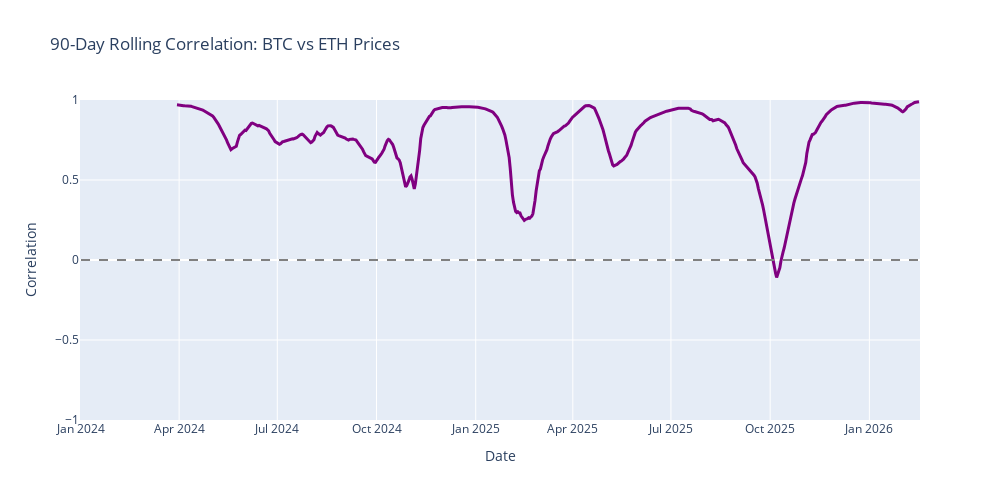

Write notebook code for a chart like this one.
### Markdown cell above
- Chart 3: BTC-ETH Correlation (90-day Rolling)

### Code cell
fig3 = px.line(df, x=df.index, y='btc_eth_price_corr_90d',
               title='90-Day Rolling Correlation: BTC vs ETH Prices',
               labels={'btc_eth_price_corr_90d': 'Correlation', 'date': 'Date'})

fig3.update_traces(line=dict(color='purple', width=3))
fig3.update_layout(yaxis_range=[-1,1], height=500, width=1000,
                   shapes=[dict(type='line', x0=df.index.min(), x1=df.index.max(), y0=0, y1=0,
                               line=dict(color='gray', dash='dash'))])

fig3.show()
fig3.write_html("correlation_interactive.html")

### Figure 1 — Plotly figure (JSON) as saved in the notebook; plotly's stock layout.template omitted (floating-point values rounded to 4 significant figures; data arrays with more than 128 entries replaced by an {"elided": "..."} marker saying what was removed)
{"data": [{"hovertemplate": "Date=%{x}<br>Correlation=%{y}<extra></extra>", "legendgroup": "", "line": {"color": "purple", "dash": "solid", "width": 3}, "marker": {"symbol": "circle"}, "mode": "lines", "name": "", "orientation": "v", "showlegend": false, "type": "scatter", "x": {"elided": "778 str values"}, "xaxis": "x", "y": {"elided": "778 float values"}, "yaxis": "y"}], "layout": {"height": 500, "legend": {"tracegroupgap": 0}, "shapes": [{"line": {"color": "gray", "dash": "dash"}, "type": "line", "x0": "2024-01-01T00:00:00", "x1": "2026-02-16T00:00:00", "y0": 0, "y1": 0}], "title": {"text": "90-Day Rolling Correlation: BTC vs ETH Prices"}, "width": 1000, "xaxis": {"anchor": "y", "autorange": true, "domain": [0, 1], "range": ["2023-12-31 01:44:49.2601", "2026-02-16 22:15:10.7399"], "title": {"text": "Date"}, "type": "date"}, "yaxis": {"anchor": "x", "domain": [0, 1], "range": [-1, 1], "title": {"text": "Correlation"}, "type": "linear"}}}
